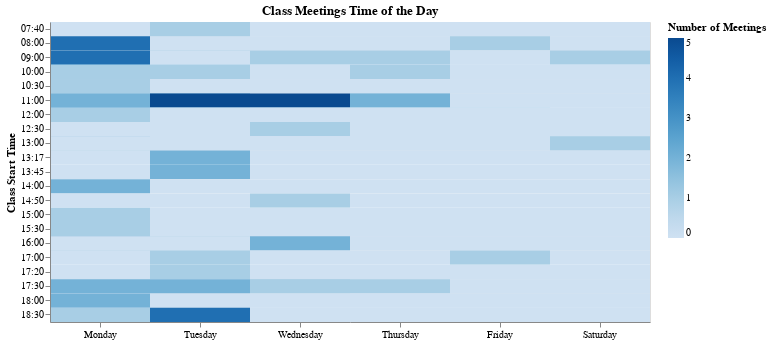

This figure's notebook cell:
### Code cell
def class_heatmap(df):
    times = df[df[['Days', 'Mtg Start']].notna().all(axis=1)]
    times.loc[:, 'Mtg Start'] = pd.to_datetime(times['Mtg Start'])
    times.loc[:, 'Mtg End'] = pd.to_datetime(times['Mtg End'])
    times.loc[:, 'Mtg Start'] = times['Mtg Start'].dt.strftime('%H:%M')
    times.loc[:, 'Mtg End'] = times['Mtg End'].dt.strftime('%H:%M')
    
    day_dict = {
    'M': 'Monday',
    'Tu': 'Tuesday',
    'MW': 'Monday, Wednesday',
    'MTh': 'Monday, Thursday',
    'TuTh': 'Tuesday, Thursday',
    'TuF': 'Tuesday, Friday',
    'MTuWTh': 'Monday, Tuesday, Wednesday, Thursday',
    'MWTh': 'Monday, Wednesday, Thursday',
    'MTuTh': 'Monday, Tuesday, Thursday',
    'TuW': 'Tuesday, Wednesday',
    'W': 'Wednesday',
    'Th': 'Thursday',
    'F': 'Friday',
    'Sa': 'Saturday',
    'Su': 'Sunday'}
    
    def convert_days(days):
        output_days = []
        for day in days.split(','):
            if day.strip() in day_dict:
                output_days.append(day_dict[day.strip()])
        return output_days
    
    times['Day'] = times['Days'].apply(convert_days).apply(', '.join)
    times = times.assign(Day=times.Day.str.split(","))
    times = times.explode('Day')
    
    day_df = times[['Mtg Start', 'Mtg End', 'Day']]
    
    stacked_days = pd.concat([day_df[day_df['Day']=='Monday'], 
                          day_df[day_df['Day']=='Tuesday'], 
                          day_df[day_df['Day']=='Wednesday'], 
                          day_df[day_df['Day']=='Thursday'],
                          day_df[day_df['Day']=='Friday'],
                          day_df[day_df['Day']=='Saturday'],
                          day_df[day_df['Day']=='Sunday']],
                          axis=0)
    stacked_days['Mtg Start'] = stacked_days['Mtg Start'].astype(str)
    stacked_days['Mtg End'] = stacked_days['Mtg End'].astype(str)

    df_pivot = stacked_days.pivot_table(index='Day', columns=['Mtg Start', 'Mtg End'], aggfunc=len, fill_value=0)

    df_pivot_long = df_pivot.reset_index().melt(id_vars=['Day'], var_name=['Mtg Start', 'Mtg End'], value_name='Count')

    chart = alt.Chart(df_pivot_long).mark_rect().encode(
        y=alt.Y('Mtg Start:O', title='Class Start Time'),
        x=alt.X('Day:O', sort=['Monday', 'Tuesday', 'Wednesday', 'Thursday', 'Friday', 'Saturday']),
        color=alt.Color('Count:Q', title='Number of Meetings', scale=alt.Scale(scheme='blues')),
        tooltip=[alt.Tooltip('Count:Q', title='Number of Meetings')]
    ).properties(
        width=600,
        height=300,
        title='Class Meetings Time of the Day'
    )
    chart = chart.configure_axis(labelAngle=-0, title='')
    
    return chart
        
class_heatmap(sp)

### Figure 1 — Vega-Lite specification as saved in the notebook (floating-point values rounded to 4 significant figures; data arrays with more than 128 entries replaced by an {"elided": "..."} marker saying what was removed)
{"config": {"view": {"continuousWidth": 400, "continuousHeight": 300}, "axis": {"labelAngle": 0, "title": ""}}, "data": {"name": "data-6b17c621119f1c355ac2c14866a5569f"}, "mark": "rect", "encoding": {"color": {"field": "Count", "scale": {"scheme": "blues"}, "title": "Number of Meetings", "type": "quantitative"}, "tooltip": [{"field": "Count", "title": "Number of Meetings", "type": "quantitative"}], "x": {"field": "Day", "sort": ["Monday", "Tuesday", "Wednesday", "Thursday", "Friday", "Saturday"], "type": "ordinal"}, "y": {"field": "Mtg Start", "title": "Class Start Time", "type": "ordinal"}}, "height": 300, "title": "Class Meetings Time of the Day", "width": 600, "$schema": "https://vega.github.io/schema/vega-lite/v4.17.0.json", "datasets": {"data-6b17c621119f1c355ac2c14866a5569f": {"elided": "216 records"}}}
